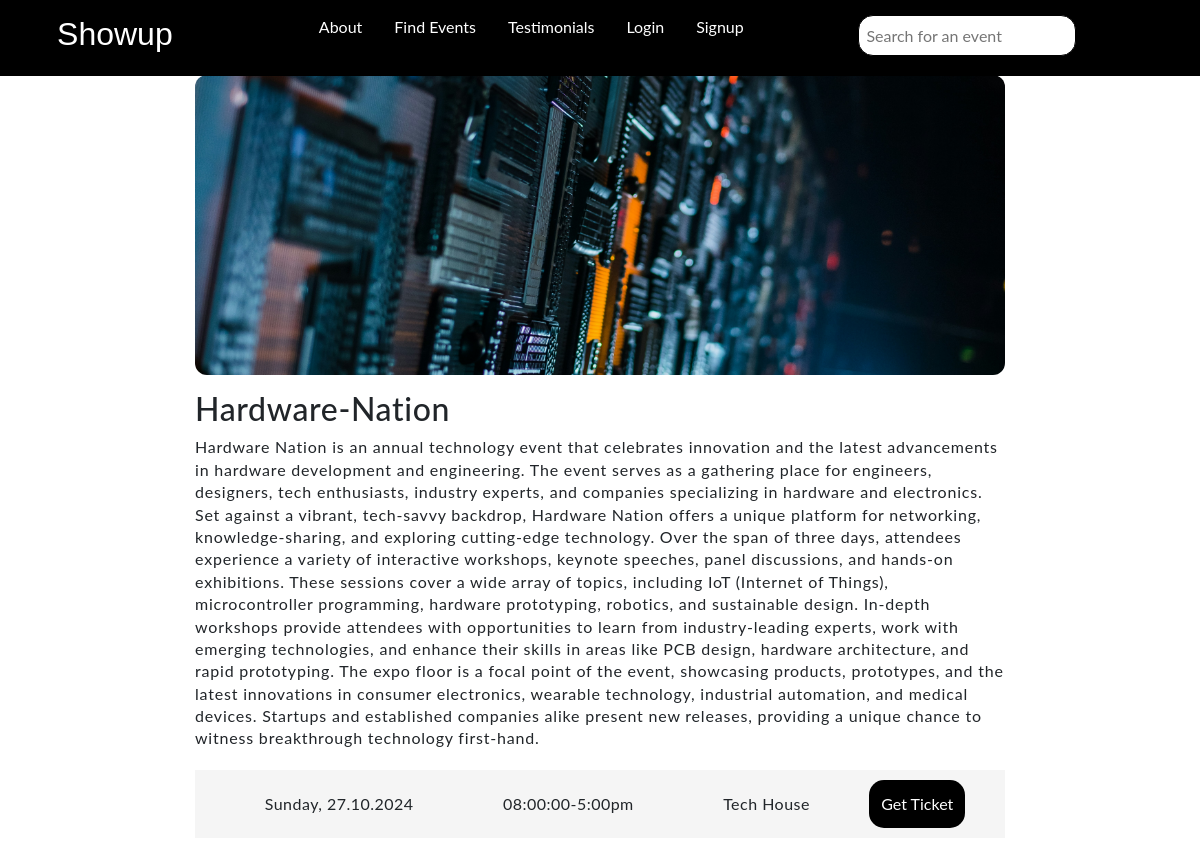
Page /event/Hardware-Nation/ on the committed database.
### events/models.py (models this page shows, shortened)
class Event(models.Model):
    name = models.CharField(max_length=70)
    photo=models.ImageField(upload_to="media/", null=True)
    description = models.CharField(max_length=1420)
    day_date = models.CharField(max_length=60, null=True)
    time =models.CharField(max_length=30,null=True)
    venue = models.CharField(max_length=90, null=True)

### events/views.py (the view)
# urls.py: path('event/<str:event_name>/', views.event_detail, name='event_detail'),
def event_detail(request, event_name):
    event = get_object_or_404(Event, name= event_name)
    return render(request, 'event_detail.html', {'event': event})

### events/templates/event_detail.html
{% extends "base.html" %}
{% block content %}
<div class="event-detail">
    <img src='{{event.photo.url}}' alt="{{event.name}}">
    <h2>{{event.name}}</h2>
    <p>{{event.description}}</p>
    <div class="date_rsvp">
        <li><box-icon name='calendar' color="blue" size="30px"></box-icon>{{event.day_date}}</li>
        <li><box-icon name='time-five' color="blue" size="30px"></box-icon>{{event.time}}</li>
        <li><box-icon name='map' color="blue" size="30px"></box-icon>{{event.venue}}</li>
        <button>Get Ticket</button>
    </div>
</div>
{% endblock content %}

### events/static/style.css (style rules this page uses)
* { margin: 0; max-width: 100%; font-family: 'Lato', 'Arial', sans-serif; }
.event-detail { margin-left: 15%; margin-right: 15%; padding: 15px; margin-top: 60px; }
.event-detail img { display: block; margin-bottom: 15px; border-radius: 12px; object-fit: cover; height: 300px; width: 100%; }
.event-detail h2 { line-height: 1.2; letter-spacing: 0.02em; }
.event-detail p { width: 100%; height: auto; line-height: 1.4; letter-spacing: 0.05em; }
.date_rsvp { display: flex; align-items: center; justify-content: space-around; margin-top: 20px; padding: 10px; background: whitesmoke; }
.date_rsvp li { display: inline-flex; align-items: center; justify-content: center; list-style: none; }
.date_rsvp button { border-style: none; border-radius: 15px; padding: 12px; color: white; background: black; }
.date_rsvp li { line-height: 1.2; letter-spacing: 0.03em; }

### rows in the picture
Event: photo (picture), name "Hardware-Nation", description "Hardware Nation is an annual technology event that celebrates innovation and the latest advancements in hardware development and engineering. The event serves as a gathering place for engineers, designers, tech enthusiasts, industry experts, and companies specializing in hardware and electronics. Set against a vibrant, tech-savvy backdrop, Hardware Nation offers a unique platform for networking, knowledge-sharing, and exploring cutting-edge technology. Over the span of three days, attendees experience a variety of interactive workshops, keynote speeches, panel discussions, and hands-on exhibitions. These sessions cover a wide array of topics, including IoT (Internet of Things),…", day_date "Sunday, 27.10.2024", time "08:00:00-5:00pm", venue "Tech House"
